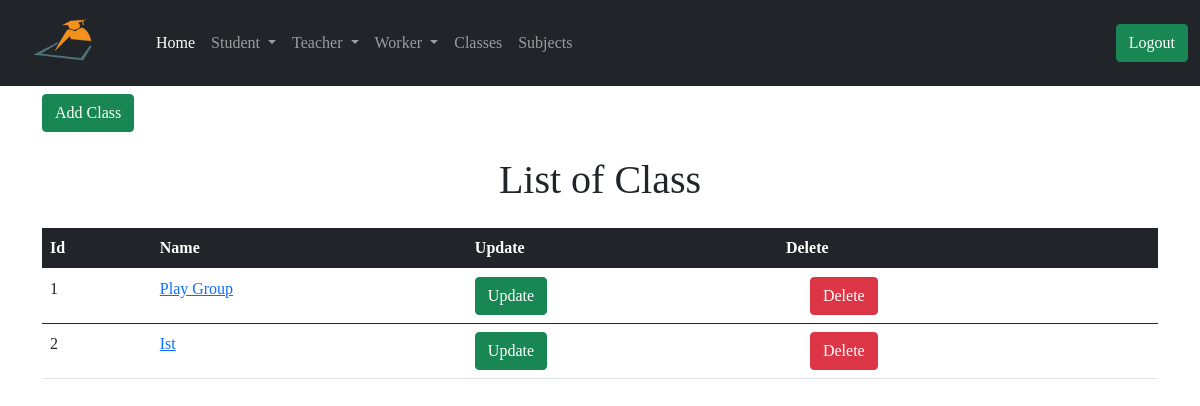
The page /admin/list_of_class (signed in) on the database as committed earlier.
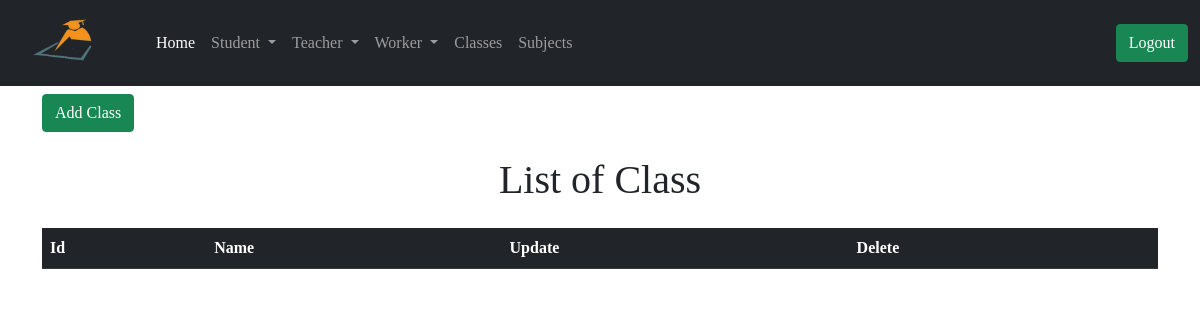
The same page on the database as committed later.
### app/models.py (models this page shows, shortened)
class Class(db.Model):
    id = db.Column(db.Integer, primary_key=True)
    cls_name = db.Column(db.String(64), index=True)
    admin_id = db.Column(db.Integer, db.ForeignKey('user.id'))
    student = db.relationship('Student', backref='stdclass')
    leavestudent = db.relationship('LeaveStudent', backref='stdclass')

### app/routes.py (the view)
@app.route('/admin/list_of_class')
@login_required
def list_of_class():
    classes = Class.query.all()
    return render_template('admin/list_of_class.html', classes=classes)

### app/models.py (called while the page is built)
@login.user_loader
def load_user(id):
    return User.query.get(int(id))

### app/routes.py (called while the page is built)
@app.before_request
def before_request():
    g.user = None
    if 'teacher_id' in session:
        user = Teacher.query.filter_by(id=session['teacher_id']).first()
        g.user = user

### app/templates/admin/list_of_class.html (shortened to what this page needs)
{% extends 'admin/base.html' %}
{% block content %}
<div class="container">
  <a href=" {{ url_for('add_class') }} ">
    <button type="submit" class="btn btn-success mt-2">Add Class</button>
  </a>
<h1 class="text-center mt-4">List of Class</h1>
<table class="table mt-4">
    <thead class="table-dark">
      <tr>
        <th scope="col">Id</th>
        <th scope="col">Name</th>
        <th scope="col">Update</th>
        <th scope="col">Delete</th>
      </tr>
    </thead>
    {% for class in classes %}
    <tbody>
      <tr>
        <td> {{ class.id }}</td>
        <td><a href=" {{ url_for('class_wise_student', std_class=class.id)}} "> {{ class.cls_name }} </a></td>
        <td><a href=" {{ url_for('update_class', id=class.id) }} "><button type="submit" class="btn btn-success">Update</button></a></td>
        <td>
          <button type="button" class="btn btn-danger ms-4" data-bs-toggle="modal" data-bs-target="#exampleModal">
            Delete
          </button>
        </td>
      </tr>
    </tbody>
    {% endfor %}
  </table>
</div>
{% endblock %}

### app/templates/admin/base.html (shortened to what this page needs)
<!DOCTYPE html>
<html lang="en">
<head>
    <link href="https://cdn.jsdelivr.net/npm/bootstrap@5.0.0-beta2/dist/css/bootstrap.min.css" rel="stylesheet">
    <link rel="stylesheet" href="{{ url_for('static', filename='style/index.css') }}">
</head>
<body>
    {% include 'admin/nav.html' %}
    {% block content %} {% endblock %}
</body>
</html>

### app/templates/admin/nav.html (shortened to what this page needs)
<nav class="navbar navbar-expand-lg navbar-dark bg-dark">
    <div class="container-fluid">
      <a class="navbar-brand" href="{{ url_for('index') }}"><img src=" {{ url_for('static', filename='image/rsz_1logo.png')}} " class="brand_logo " width="120px" height="60px"  alt="Logo"></a>
      <div class="collapse navbar-collapse" id="navbarSupportedContent">
        <ul class="navbar-nav me-auto mb-2 mb-lg-0">
          <li class="nav-item">
            <a class="nav-link active" aria-current="page" href="{{ url_for('index') }}">Home</a>
          </li>
          <li class="nav-item dropdown">
            <a class="nav-link dropdown-toggle" href="#" id="navbarDropdown" role="button" data-bs-toggle="dropdown" aria-expanded="false">
              Student
            </a>
          </li>
          <li class="nav-item dropdown">
            <a class="nav-link dropdown-toggle" href="#" id="navbarDropdown" role="button" data-bs-toggle="dropdown" aria-expanded="false">
              Teacher
            </a>
          </li>
          <li class="nav-item dropdown">
            <a class="nav-link dropdown-toggle" href="#" id="navbarDropdown" role="button" data-bs-toggle="dropdown" aria-expanded="false">
              Worker
            </a>
          </li>
          <li class="nav-item">
            <a class="nav-link " aria-current="page" href="{{ url_for('list_of_class') }}">Classes</a>
          </li>
          <li class="nav-item">
            <a class="nav-link " aria-current="page" href="{{ url_for('list_of_subject') }}">Subjects</a>
          </li>
        </ul>
        {% if current_user.is_anonymous %}
        <a href="{{ url_for('admin_login') }}"><button class="btn btn-success ms-2">Admin</button></a>
        {% else %}
        <a href="{{ url_for('admin_logout') }}"><button class="btn btn-success ms-2">Logout</button></a>
        {% endif %}
      </div>
    </div>
  </nav>

### app/templates/admin/base.html (style rules this page uses)
body { font-family: 'Times New Roman', Times, serif; }

Rows that differ between the two databases and show on the page:
removed Class: id "1", cls_name "Play Group"
removed Class: id "2", cls_name "Ist"
